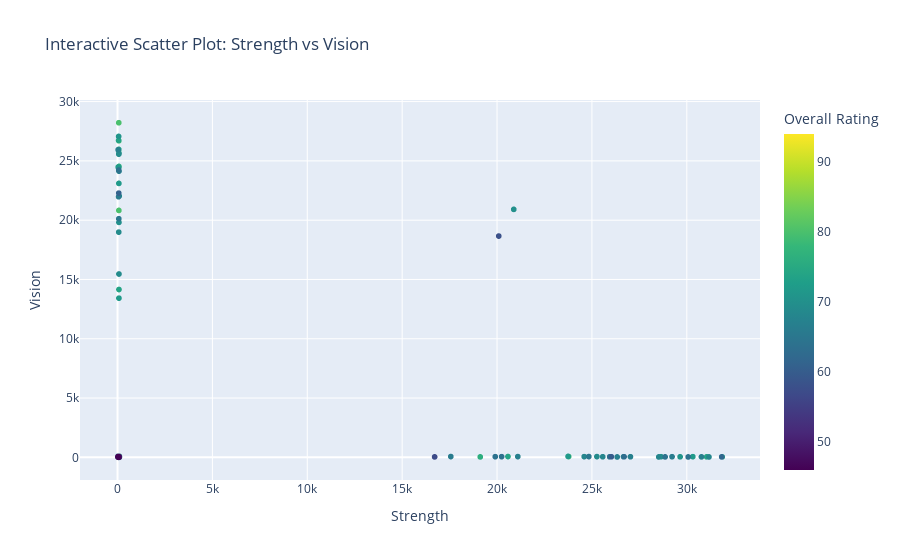

Notebook code for this chart:
### Markdown cell above
### Exercise 5

Embracing modern tools, we want to utilise Plotly to create an interactive visualisation. This dynamic plot will empower us to explore the intricate relationships between our categories. We also want to include hover information to add an extra layer of insight for more informed decision-making.

Implement an interactive visualisation using Plotly to allow users to explore the relationship between `Strength`, `Vision`, and the `Overall` rating using the **hover information** feature to allow the user to have an interactive view of the data.

Arrange the plot as follows:

* Place `Strength` on the x-axis.
* Place `Vision` on the y-axis.
* Colour-code the points to represent the `Overall` rating.
* Include a hover that has the name of the player as well as the  `Strength`, `Vision`, and `Overall` ratings for each player.

### Code cell
# insert code here
import plotly.express as px

# Create interactive scatter plot
fig = px.scatter(
    soccer_df,
    x='Strength',
    y='Vision',
    color='Overall',  # color code by Overall rating
    hover_data={
        'Name': True,        # show player name
        'Strength': True,
        'Vision': True,
        'Overall': True
    },
    title='Interactive Scatter Plot: Strength vs Vision',
    color_continuous_scale='Viridis',  # nicer color gradient
    labels={'Strength':'Strength', 'Vision':'Vision', 'Overall':'Overall Rating'}
)

# Show figure
fig.show()

### Figure 1 — Plotly figure (JSON) as saved in the notebook; plotly's stock layout.template omitted (floating-point values rounded to 4 significant figures; data arrays with more than 128 entries replaced by an {"elided": "..."} marker saying what was removed)
{"data": [{"customdata": {"elided": "17981x2 mixed values"}, "hovertemplate": "Strength=%{x}<br>Vision=%{y}<br>Name=%{customdata[0]}<br>Overall Rating=%{marker.color}<extra></extra>", "legendgroup": "", "marker": {"color": {"elided": "17981 float values"}, "coloraxis": "coloraxis", "symbol": "circle"}, "mode": "markers", "name": "", "showlegend": false, "type": "scattergl", "x": {"elided": "17981 float values"}, "xaxis": "x", "y": {"elided": "17981 float values"}, "yaxis": "y"}], "layout": {"coloraxis": {"colorbar": {"title": {"text": "Overall Rating"}}, "colorscale": [[0, "#440154"], [0.1111, "#482878"], [0.2222, "#3e4989"], [0.3333, "#31688e"], [0.4444, "#26828e"], [0.5556, "#1f9e89"], [0.6667, "#35b779"], [0.7778, "#6ece58"], [0.8889, "#b5de2b"], [1, "#fde725"]]}, "legend": {"tracegroupgap": 0}, "title": {"text": "Interactive Scatter Plot: Strength vs Vision"}, "xaxis": {"anchor": "y", "domain": [0, 1], "title": {"text": "Strength"}}, "yaxis": {"anchor": "x", "domain": [0, 1], "title": {"text": "Vision"}}}}
